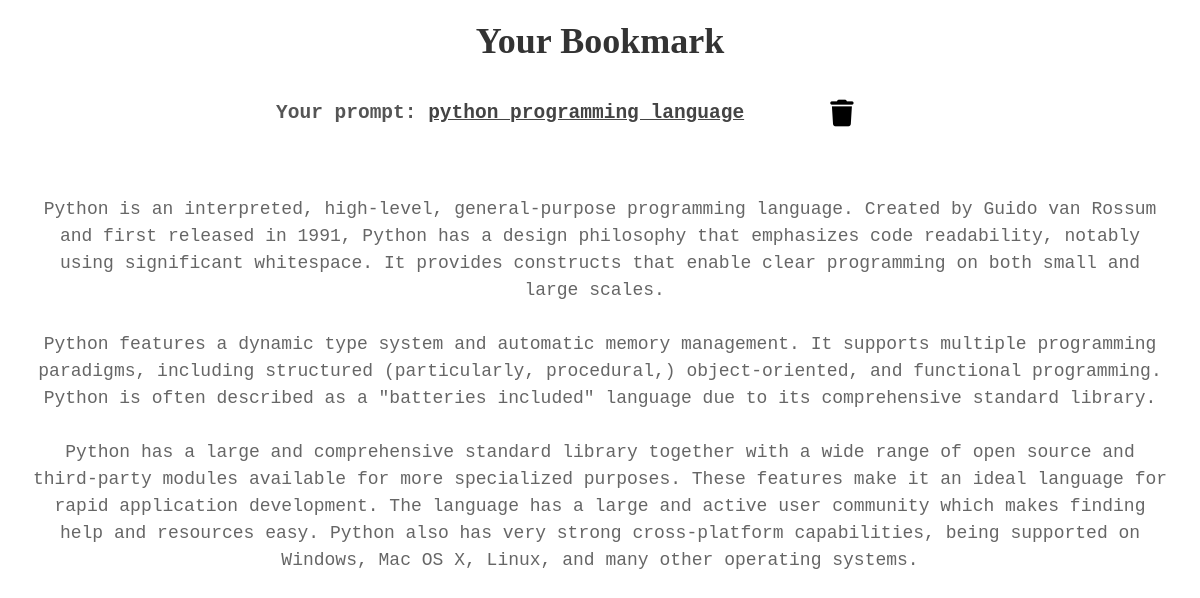
Screenshot of /bookmark/17/ (signed in) with the database file from the repository.
### bookmark/models.py (models this page shows, shortened)
class Book(models.Model):
    user = models.ForeignKey(User, on_delete=models.CASCADE, null=True, blank=True)
    title = models.CharField(max_length=255)
    text = models.TextField()

### bookmark/views.py (the view)
# urls.py: path('<int:book_id>/', views.book_detail, name='book_detail'),
@login_required(login_url='handleLogin')
def book_detail(request, book_id):
    book = Book.objects.get(id=book_id)
    if request.method == 'POST':
        if book.user == request.user:
            book.delete()
            return redirect('book_list')
        else:
            return render(request, 'bookmark/book_detail.html', {'book': book, 'error_message': 'You are not the owner of this book'})
    return render(request, 'bookmark/book_detail.html', {'book': book})

### templates/bookmark/book_detail.html (shortened to what this page needs)
{% extends 'base.html' %}
{% block body %}
</head>
<body>
    <h1>Your Bookmark</h1>
    <div class="temp">
        <h2>Your prompt: <span class="prom">{{ book.title }}</span></h2>
        {% if book.user == user %}
        <form method="post">
            <button type="submit" onmouseover="showTooltip()" onmouseout="hideTooltip()"><i
                    class="fa-solid fa-trash fa-2x"></i></button>
        </form>
        {% endif %}
    </div>
    <pre><p>{{ book.text }}</p></pre>
{% endblock body %}

### templates/bookmark/book_detail.html (style rules this page uses)
body { font-family: sans-serif; margin: 0; padding: 0; }
h1 { text-align: center; font-family: cursive; margin: 20px 0; font-size: 36px; color: #333; }
h2 { text-align: center; margin: 20px 0; font-family: monospace; color: #555; }
.prom { text-decoration: underline; color: #444; }
form { padding-left: 5rem; }
button { cursor: pointer; border: none; background: none; }
p { text-align: center; font-size: 18px; line-height: 1.5; padding: 2rem; margin: 20px 0; color: #666; }
.temp { display: flex; align-items: center; justify-content: center; }
pre { white-space: pre-wrap; }

### rows the page displays
Book: title "python programming language", text "Python is an interpreted, high-level, general-purpose programming language. Created by Guido van Rossum and first released in 1991, Python has a design philosophy that emphasizes code readability, notably using significant whitespace. It provides constructs that enable clear programming on both small and large scales. Python features a dynamic type system and automatic memory management. It supports multiple programming paradigms, including structured (particularly, procedural,) object-oriented, and functional programming. Python is often described as a \"batteries included\" language due to its comprehensive standard library. Python has a large and comprehensive standard library together…"
